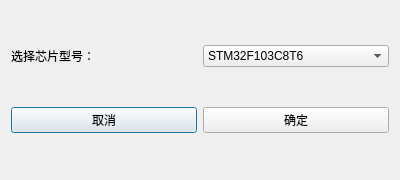
<?xml version="1.0" encoding="UTF-8"?>
<ui version="4.0">
 <class>ChoseARM</class>
 <widget class="QDialog" name="ChoseARM">
  <property name="geometry">
   <rect>
    <x>0</x>
    <y>0</y>
    <width>400</width>
    <height>180</height>
   </rect>
  </property>
  <property name="windowTitle">
   <string>Dialog</string>
  </property>
  <layout class="QGridLayout" name="gridLayout">
   <item row="2" column="0">
    <widget class="QPushButton" name="cancle_BTN">
     <property name="text">
      <string>取消</string>
     </property>
    </widget>
   </item>
   <item row="0" column="0">
    <widget class="QLabel" name="label">
     <property name="text">
      <string>选择芯片型号：</string>
     </property>
    </widget>
   </item>
   <item row="2" column="1">
    <widget class="QPushButton" name="OK_BTN">
     <property name="text">
      <string>确定</string>
     </property>
    </widget>
   </item>
   <item row="0" column="1">
    <widget class="QComboBox" name="MCUModel">
     <item>
      <property name="text">
       <string>STM32F103C8T6</string>
      </property>
     </item>
     <item>
      <property name="text">
       <string>STM32F103ZET6</string>
      </property>
     </item>
    </widget>
   </item>
  </layout>
 </widget>
 <resources/>
 <connections/>
</ui>
